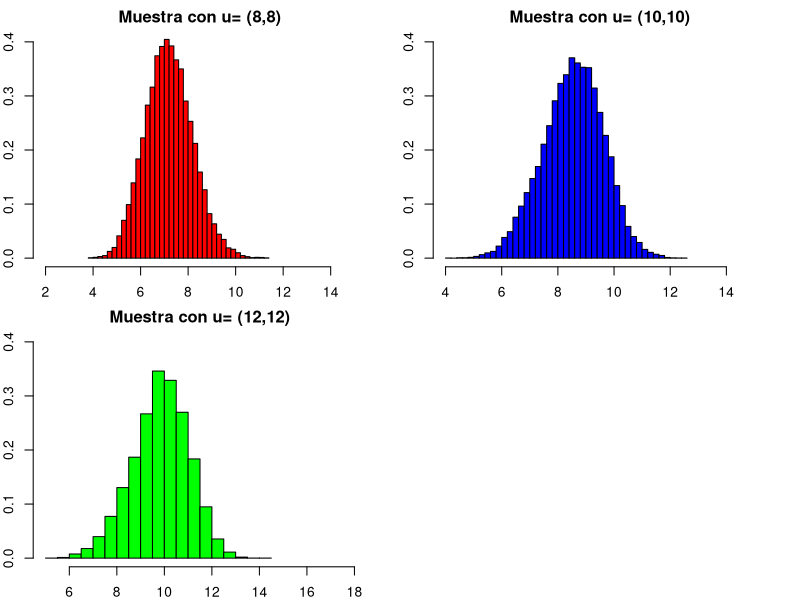
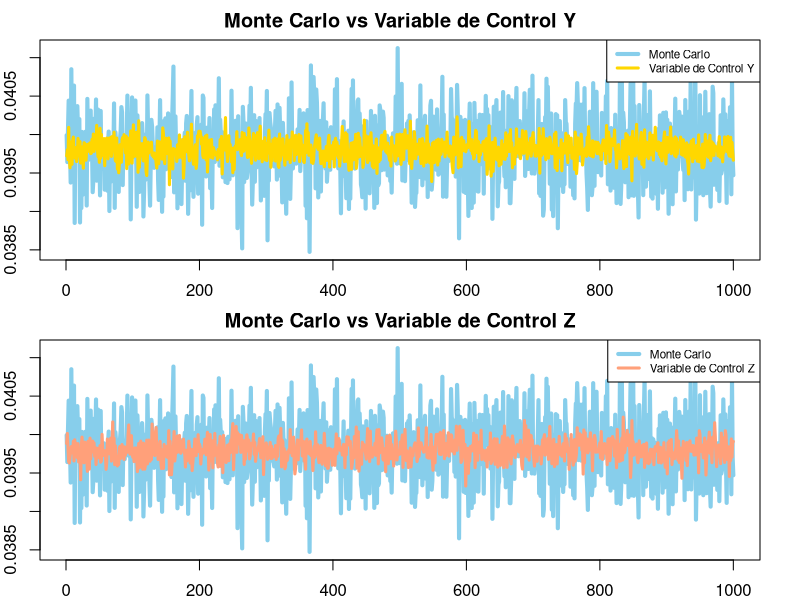

Source code (R) for these figures, in order:
## ---- chunk 1
set.seed(2022)
x <- rlogis(n = 20, location = 5, scale =6)
## ---- chunk 2
n <- 20
l <- function(alpha,beta){
  y <- sum(log(dlogis(x, alpha, beta)))
  return(y)
}

f_aux <- function(c0)
{
  return(-l(c0[1], c0[2]))
}
c0 <- c(1,1)
minimo <- optim(c0, f_aux, hessian = T)

(x_opt <- minimo$par)
(H_opt <- -minimo$hessian)


## ---- chunk 3
library(mvtnorm)
acept_rech <- function(n, me)
{
  m <- matrix(c(me[1], me[2]), nrow = 2)
  V <- matrix(c(1, 1,
                1, 3), byrow = TRUE, nrow = 2)
  S <- solve(solve(V) - H_opt / 2)
  mu <- S %*% (solve(V) %*% m - H_opt %*% (x_opt / 2))
  f <- function(alpha, beta)
  {
   
    return(exp(l(alpha, beta)) * dmvnorm(c(alpha, beta), m, V))
  }
  
  

  g <- function(alpha, beta)
  {
  
    return(dmvnorm(c(alpha, beta), mu, S))
  }
  
  
  h <- function(theta)
  {
    return(f(theta[1], theta[2])/g(theta[1], theta[2]))
  }
  c <- h(x_opt)
  
  aceptados <- 0
  rechazados <- 0
  simulaciones <- matrix(nrow = n, ncol = 2)
  contador <- 0
  
  while(all(is.na(simulaciones[n, ])))
  {
    y <- rmvnorm(1, mu, S)
    u <- runif(1)
    
    if(u <= (1/c) * h(y))
    {
      contador <- contador + 1
      aceptados <- aceptados + 1
      
      simulaciones[contador, ] <- y
    }
    else
    {
      rechazados <- rechazados + 1
    }
  }
  
  
  tasa_aceptados <- aceptados / (aceptados + rechazados)
  

  porceentaje_aceptados <- paste0(round(tasa_aceptados * 100, 2), "%")
  

  print(sprintf("La tasa de aprobación fue de: %s", porceentaje_aceptados))
  

  return(list(muestra = simulaciones, tasa_aprobacion = tasa_aceptados))
}

## ---- chunk 4
#con mu=(8,8)
me1 <- matrix(c(8,8), nrow = 2)
t8_1 <- Sys.time()
lista_res1 <- acept_rech(10000, me1)$muestra
t8_2 <- Sys.time()
muestra1 <- lista_res1
(t8_2-t8_1)



#con mu=(10,10)


me2 <- matrix(c(10, 10), nrow = 2)
t10_1 <- Sys.time()
lista_res2 <- acept_rech(10000, me2)$muestra
t10_2 <- Sys.time()
muestra2 <- lista_res2
(t10_2-t10_1)
#con mu=(12,12)

me3 <- matrix(c(12, 12), nrow = 2)
t12_1 <- Sys.time()
lista_res3 <- acept_rech(10000, me3)$muestra
t12_2 <- Sys.time()
muestra3 <- lista_res3
(t8_2-t8_1)

## ---- chunk 5
par(mfrow=c(2,2), mar=c(2,2,2,2))
hist(muestra1,
     main="Muestra con u= (8,8)",
     ylim = c(0,0.4),
     xlim = c(2,15),
     xlab="x",
     ylab="Densidad",
     prob=TRUE,
     breaks=30,
     col="red")

hist(muestra2,
     main="Muestra con u= (10,10)",
     ylim = c(0,0.4),
     xlim = c(4,15),
     xlab="x",
     ylab="Densidad",
     prob=TRUE,
     breaks=30,
     col="blue")

hist(muestra3,
     main="Muestra con u= (12,12)",
     ylim = c(0,0.4),
     xlim = c(5,18),
     xlab="x",
     ylab="densidad",
     prob=TRUE,
     breaks=30,
     col="green")

## ---- chunk 6
theta <- function(x){
  aux <- x/(1+exp(x)) 
  return(aux)
}

cambio_variable <- function(x){
  aux <- (25*x+25)/(1+exp(5*x+5))
  return(aux)
}

a <- runif(10000)
monte <- mean(cambio_variable(a))
## ---- chunk 7
v <- integrate(theta,5,10)$value
## ---- chunk 8

fy <- function(y){
  return(exp(-1/2) / (1 + y^2))
}

fz <- function(z){
  return(z + 1)
}
#primero tomando como variable de control Y
U <- runif(10^5)
X <- cambio_variable(U)
Y <- fy(U)

c_y <- -cov(X,Y) / var(Y)

z1 <- X + c_y*(Y - mean(Y))

#Calculamos la simulación mediante la variable de control
(est_y <- mean(z1)) 


#ahora se prueba con z como variable de control



U <- runif(10^5)
X <- cambio_variable(U)
Z <- fz(U)

c_z <- -cov(X,Z) / var(Z)

z2 <- X + c_z*(Z - mean(Z))

#Calculamos la simulación mediante la variable de control
(est_z <- mean(z2)) 


#reduccion de varianza

r_y <- 100*cor(X,Y)^2
r_z <- 100*cor(X,Z)^2

#con z se reduce mucho mas la varianza, puesto que, esta muy correlacionada con X


## ---- chunk 9
(error_monte <- 100 * abs(monte - v) / v)
(error_y <- 100 * abs(est_y - v) / v)
(error_z <- 100 * abs(est_z - v) / v)

## ---- chunk 10
m <- NULL

for (i in 1:1000){
  a <- runif(10000)
  monte <- mean(cambio_variable(a))
  m[i] <- monte
}


q <- NULL

for (i in 1:1000){
  U <- runif(10^5)
  X <- cambio_variable(U)
  Y <- fy(U)
  
  c_y <- -cov(X,Y) / var(Y)
  
  z1 <- X + c_y*(Y - mean(Y))
  
  #Calculamos la simulación mediante la variable de control
  (est_y <- mean(z1)) 
  q[i] <- est_y
}


p <- NULL
for (i in 1:1000){
  U <- runif(10^5)
  X <- cambio_variable(U)
  Z <- fz(U)
  
  c_z <- -cov(X,Z) / var(Z)
  
  z2 <- X + c_z*(Z - mean(Z))
  
  #Calculamos la simulación mediante la variable de control
  (est_z <- mean(z2)) 
  p[i] <- est_z
}
par(mfrow=c(2,1))
plot(m, type = "l", col = "skyblue", lwd = 4,
     xlab = "Cantidad de estimaciones", ylab = "Valores theta",
     main = "Monte Carlo vs Variable de Control Y")

# Agregamos a la figura las estimaciones de theta utilizando la variable de control
lines(q, type = "l", lwd = 3, col = "gold")
# Agregamos una leyenda
legend("topright", legend = c("Monte Carlo", "Variable de Control Y"),
       col = c("skyblue", "gold"), lwd = 4:3, lty = 1:1, cex = 0.7)
plot(m, type = "l", col = "skyblue", lwd = 4,
     xlab = "Cantidad de estimaciones", ylab = "Valores theta",
     main = "Monte Carlo vs Variable de Control Z")
lines(p, type = "l", lwd = 3, col = "lightsalmon1")
legend("topright", legend = c("Monte Carlo", "Variable de Control Z"),
       col = c("skyblue", "lightsalmon1"), lwd = 4:3, lty = 1:1, cex = 0.7)
## ---- chunk 11
f<-function(D,x){
  aux<- (2*pi)^(-D/2)*exp(-sum((x)^2)/2)
  return(aux)
}
valores <- function(n,D){
  mu<-NULL
  for(i in 1:n)
  {
    x<-runif(D,-5,5)
    a<-f(D,x)
    mu[i] <- a
  }
  return(list(muestra = mu,estimacion = mean(mu), desv = sd(mu), 
              coef_variacion = sd(mu) / mean(mu)))
  
}
## ---- chunk 12
estimacion1<-valores(1000,1)
estimacion1$estimacion

estimacion2<-valores(2000,1)
estimacion2$estimacion

estimacion3<-valores(3000,1)
estimacion3$estimacion

estimacion4<-valores(4000,1)
estimacion4$estimacion

estimacion5<-valores(5000,1)
estimacion5$estimacion

estimacion6<-valores(6000,1)
estimacion6$estimacion

estimacion7<-valores(7000,1)
estimacion7$estimacion

estimacion8<-valores(8000,1)
estimacion8$estimacion

estimacion9<-valores(9000,1)
estimacion9$estimacion

estimacion10<-valores(10000,1)
estimacion10$estimacion

## ---- chunk 13
t<-seq(1000,10000,1000)
estimaciones<-c(estimacion1$estimacion,estimacion2$estimacion,estimacion3$estimacion,estimacion4$estimacion,estimacion5$estimacion,estimacion6$estimacion,estimacion7$estimacion,estimacion8$estimacion,estimacion9$estimacion,estimacion10$estimacion)

                
desviacion_estandar<-c(estimacion1$desv ,estimacion2$desv, estimacion3$desv, estimacion4$desv, estimacion5$desv, estimacion6$desv, estimacion7$desv ,estimacion8$desv, estimacion9$desv ,estimacion10$desv)


coeficiente_de_variacion<-c(estimacion1$coef_variacion, estimacion2$coef_variacion, estimacion3$coef_variacion, estimacion4$coef_variacion, estimacion5$coef_variacion ,estimacion6$coef_variacion, estimacion7$coef_variacion, estimacion8$coef_variacion, estimacion9$coef_variacion, estimacion10$coef_variacion)
                            
cbind(t,estimaciones,desviacion_estandar,coeficiente_de_variacion)
